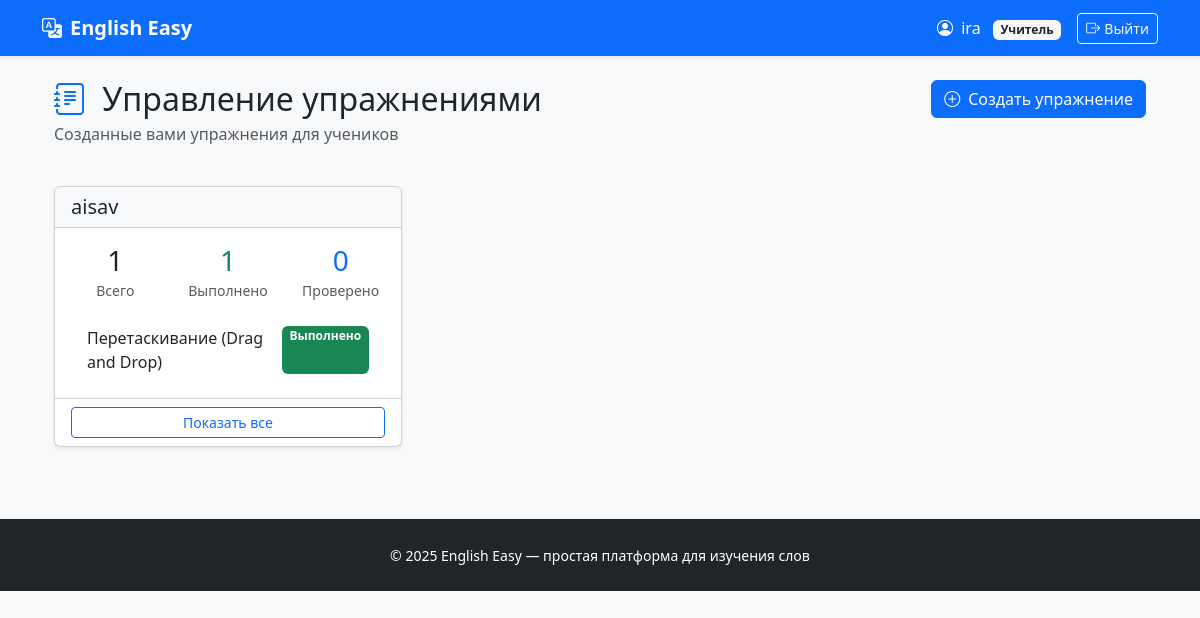
The page /exercises/teacher/ (signed in) on the database as committed earlier.
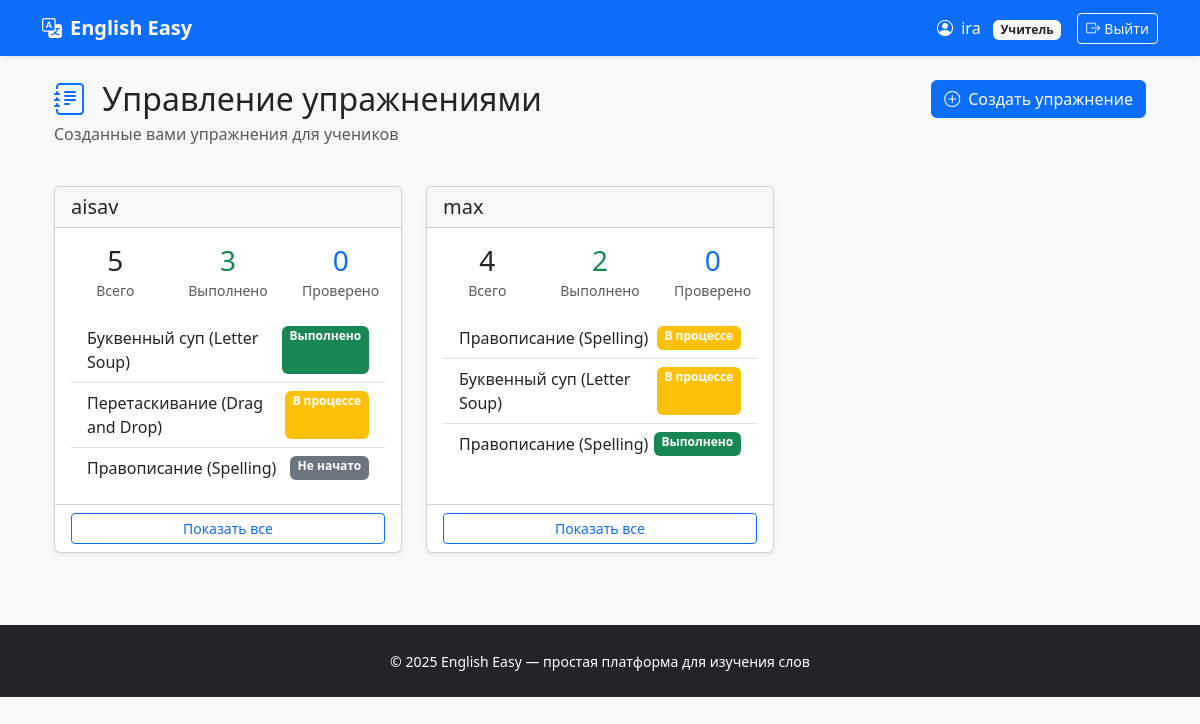
The same page on the database as committed later.
### users/models.py (models this page shows, shortened)
class User(AbstractUser):
    ROLE_CHOICES = (
        ('teacher', 'Учитель'),
        ('student', 'Ученик'),
    )
    role = models.CharField(max_length=10, choices=ROLE_CHOICES, default='student')
    def is_teacher(self):
        return self.role == 'teacher'

### exercises/models.py (models this page shows, shortened)
class Exercise(models.Model):
    ASSIGNMENT_TYPE_CHOICES = [
        ('homework', 'Домашняя работа'),
        ('classwork', 'Работа на уроке'),
        ('test', 'Контрольная работа'),
    ]
    EXERCISE_TYPE_CHOICES = [
        ('spelling', 'Правописание (Spelling)'),
        ('drag_and_drop', 'Перетаскивание (Drag and Drop)'),
        ('letter_soup', 'Буквенный суп (Letter Soup)'),
    ]
    STATUS_CHOICES = [
        ('not_started', 'Не начато'),
        ('in_progress', 'В процессе'),
        ('completed', 'Выполнено'),
        ('graded', 'Проверено'),
    ]
    description = models.TextField('Описание', blank=True)
    student = models.ForeignKey(
        settings.AUTH_USER_MODEL,
        on_delete=models.CASCADE,
        related_name='exercises',
        limit_choices_to={'role': 'student'},
        verbose_name='Ученик'
    )
    teacher = models.ForeignKey(
        settings.AUTH_USER_MODEL,
        on_delete=models.CASCADE,
        related_name='created_exercises',
        limit_choices_to={'role': 'teacher'},
        verbose_name='Учитель'
    )
    assignment_type = models.CharField(
        'Тип задания',
        max_length=20,
        choices=ASSIGNMENT_TYPE_CHOICES,
        default='homework'
    )
    exercise_type = models.CharField(
        'Вид упражнения',
        max_length=20,
        choices=EXERCISE_TYPE_CHOICES,
        default='spelling'
    )
    status = models.CharField(
        'Статус',
        max_length=20,
        choices=STATUS_CHOICES,
        default='not_started'
    )
    attempts = models.IntegerField('Количество попыток', default=0)
    exercise_data = models.JSONField('Данные упражнения', default=dict)
    created_at = models.DateTimeField('Создано', auto_now_add=True)
    updated_at = models.DateTimeField('Обновлено', auto_now=True)
    due_date = models.DateTimeField('Срок выполнения', null=True, blank=True)
    completed_at = models.DateTimeField('Завершено', null=True, blank=True)
    teacher_comment = models.TextField('Комментарий учителя', blank=True)
    class Meta:
        verbose_name = 'Упражнение'
        verbose_name_plural = 'Упражнения'
        ordering = ['-created_at']

### exercises/views.py (the view)
# urls.py: path('teacher/', views.teacher_exercises_list, name='teacher_exercises'),
@login_required
def teacher_exercises_list(request, student_id=None):
    if not request.user.is_teacher():
        return redirect('dashboard:home')
    exercises = Exercise.objects.filter(teacher=request.user)
    if student_id:
        student = get_object_or_404(User, id=student_id, role='student')
        exercises = exercises.filter(student=student)
    else:
        student = None
    students_with_exercises = []
    if not student_id:
        students = User.objects.filter(
            role='student',
            exercises__teacher=request.user
        ).distinct()
        for s in students:
            student_exercises = exercises.filter(student=s)
            students_with_exercises.append({
                'student': s,
                'exercises': student_exercises,
                'count': student_exercises.count(),
                'completed': student_exercises.filter(status='completed').count(),
                'graded': student_exercises.filter(status='graded').count(),
            })
    return render(request, 'exercises/list.html', {
        'exercises': exercises,
        'student': student,
        'students_with_exercises': students_with_exercises,
        'show_student_column': not student_id,
    })

### exercises/templates/exercises/list.html (shortened to what this page needs)
{% extends 'base.html' %}
{% block content %}
<div class="container-fluid">
    <div class="row mb-4">
        <div class="col">
            <h1 class="h2 mb-1">
                <i class="bi bi-journal-text text-primary me-2"></i>
                Управление упражнениями
            </h1>
            <p class="text-muted">Созданные вами упражнения для учеников</p>
        </div>
        <div class="col-auto">
            <a href="{% url 'exercises:create_exercise' %}" class="btn btn-primary">
                <i class="bi bi-plus-circle me-2"></i>Создать упражнение
            </a>
        </div>
    </div>
    {% if students_with_exercises %}
        <div class="row">
            {% for item in students_with_exercises %}
                <div class="col-md-6 col-lg-4 mb-4">
                    <div class="card h-100 shadow-sm">
                        <div class="card-header bg-light">
                            <h5 class="mb-0">{{ item.student.get_full_name|default:item.student.username }}</h5>
                        </div>
                        <div class="card-body">
                            <div class="mb-3">
                                <div class="row text-center">
                                    <div class="col-4">
                                        <div class="h3 mb-0">{{ item.count }}</div>
                                        <small class="text-muted">Всего</small>
                                    </div>
                                    <div class="col-4">
                                        <div class="h3 mb-0 text-success">{{ item.completed }}</div>
                                        <small class="text-muted">Выполнено</small>
                                    </div>
                                    <div class="col-4">
                                        <div class="h3 mb-0 text-primary">{{ item.graded }}</div>
                                        <small class="text-muted">Проверено</small>
                                    </div>
                                </div>
                            </div>
                            {% if item.exercises %}
                                <div class="list-group list-group-flush">
                                    {% for exercise in item.exercises|slice:":3" %}
                                        <a href="{% url 'exercises:exercise_detail' exercise.id %}"
                                           class="list-group-item list-group-item-action">
                                            <div class="d-flex justify-content-between">
                                                <span>{{ exercise.get_exercise_type_display }}</span>
                                                <span class="badge bg-{{ exercise.status }}">
                                                    {{ exercise.get_status_display }}
                                                </span>
                                            </div>
                                        </a>
                                    {% endfor %}
                                </div>
                            {% else %}
                                <p class="text-muted text-center py-3">Нет упражнений</p>
                            {% endif %}
                        </div>
                        <div class="card-footer bg-transparent">
                            <a href="{% url 'exercises:teacher_exercises_for_student' item.student.id %}"
                               class="btn btn-sm btn-outline-primary w-100">
                                Показать все
                            </a>
                        </div>
                    </div>
                </div>
            {% endfor %}
        </div>
    {% endif %}
</div>
{% endblock %}

### templates/base.html (shortened to what this page needs)
<!DOCTYPE html>
<html lang="ru">
<head>
    <link href="https://cdn.jsdelivr.net/npm/bootstrap@5.3.3/dist/css/bootstrap.min.css" rel="stylesheet">
    <link href="https://cdn.jsdelivr.net/npm/bootstrap-icons@1.11.0/font/bootstrap-icons.css" rel="stylesheet">
</head>
<body>
<nav class="navbar navbar-expand-lg navbar-dark bg-primary shadow-sm">
    <div class="container">
        <a class="navbar-brand fw-bold" href="{% url 'users:home' %}">
            <i class="bi bi-translate me-2"></i>English Easy
        </a>
        <div class="navbar-nav ms-auto align-items-center">
            {% if user.is_authenticated %}
                <span class="text-white me-3">
                    <i class="bi bi-person-circle me-1"></i>
                    {{ user.username }}
                    {% if user.is_teacher %}
                        <span class="badge bg-light text-dark ms-2">Учитель</span>
                    {% else %}
                        <span class="badge bg-success text-white ms-2">Ученик</span>
                    {% endif %}
                </span>
                <form method="post" action="{% url 'users:logout' %}" class="d-inline">
                    <button type="submit" class="btn btn-outline-light btn-sm">
                        <i class="bi bi-box-arrow-right me-1"></i>Выйти
                    </button>
                </form>
            {% else %}
                <a href="{% url 'users:home' %}#login" class="btn btn-outline-light btn-sm">
                    <i class="bi bi-box-arrow-in-right me-1"></i>Вход
                </a>
            {% endif %}
        </div>
    </div>
</nav>
<main class="container mt-4 mb-5">
    {% block content %}
    {% endblock %}
</main>
<footer class="bg-dark text-white py-4 mt-auto">
    <div class="container text-center">
        <small>© 2025 English Easy — простая платформа для изучения слов</small>
    </div>
</footer>
</body>
</html>

### templates/base.html (style rules this page uses)
body { background: #f8f9fa; }
.navbar-brand { font-weight: 800; }

### exercises/templates/exercises/list.html (style rules this page uses)
.bg-not_started { background-color: #6c757d; }
.bg-in_progress { background-color: #ffc107; }
.bg-completed { background-color: #198754; }

Rows that differ between the two databases and show on the page:
changed User "aisav": loses Exercise (exercise_type "Перетаскивание (Drag and Drop)", status "Выполнено"); count "1" → "5"; completed "1" → "3"
added Exercise: exercise_type "Буквенный суп (Letter Soup)", status "Выполнено", shown under User "aisav"
added Exercise: exercise_type "Перетаскивание (Drag and Drop)", status "В процессе", shown under User "aisav"
added Exercise: exercise_type "Правописание (Spelling)", status "Не начато", shown under User "aisav"
added User: student.get_full_name "max", count "4", completed "2", graded "0"
added Exercise: exercise_type "Правописание (Spelling)", status "В процессе", shown under "max"
added Exercise: exercise_type "Буквенный суп (Letter Soup)", status "В процессе", shown under "max"
added Exercise: exercise_type "Правописание (Spelling)", status "Выполнено", shown under "max"
